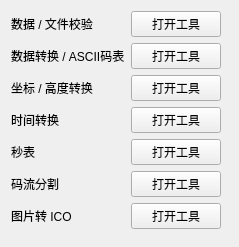
<?xml version='1.0' encoding='utf-8'?>
<ui version="4.0">
 <class>FormTools</class>
 <widget class="QWidget" name="FormTools">
  <layout class="QHBoxLayout" name="layout">
   <item>
    <layout class="QVBoxLayout" name="toolsList">
     <item>
      <layout class="QHBoxLayout" name="layout_checkTools">
       <item>
        <widget class="QLabel" name="label_checkTools">
         <property name="text">
          <string>数据 / 文件校验</string>
         </property>
        </widget>
       </item>
       <item>
        <widget class="QPushButton" name="button_checkTools">
         <property name="minimumSize">
          <size>
           <width>90</width>
           <height>0</height>
          </size>
         </property>
         <property name="maximumSize">
          <size>
           <width>90</width>
           <height>16777215</height>
          </size>
         </property>
         <property name="text">
          <string>打开工具</string>
         </property>
        </widget>
       </item>
      </layout>
     </item>
     <item>
      <layout class="QHBoxLayout" name="layout_convert">
       <item>
        <widget class="QLabel" name="label_convert">
         <property name="text">
          <string>数据转换 / ASCII码表</string>
         </property>
        </widget>
       </item>
       <item>
        <widget class="QPushButton" name="button_convert">
         <property name="minimumSize">
          <size>
           <width>90</width>
           <height>0</height>
          </size>
         </property>
         <property name="maximumSize">
          <size>
           <width>90</width>
           <height>16777215</height>
          </size>
         </property>
         <property name="text">
          <string>打开工具</string>
         </property>
        </widget>
       </item>
      </layout>
     </item>
     <item>
      <layout class="QHBoxLayout" name="layout_navigation">
       <item>
        <widget class="QLabel" name="label_navigation">
         <property name="text">
          <string>坐标 / 高度转换</string>
         </property>
        </widget>
       </item>
       <item>
        <widget class="QPushButton" name="button_navigation">
         <property name="minimumSize">
          <size>
           <width>90</width>
           <height>0</height>
          </size>
         </property>
         <property name="maximumSize">
          <size>
           <width>90</width>
           <height>16777215</height>
          </size>
         </property>
         <property name="text">
          <string>打开工具</string>
         </property>
        </widget>
       </item>
      </layout>
     </item>
     <item>
      <layout class="QHBoxLayout" name="layout_time">
       <item>
        <widget class="QLabel" name="label_time">
         <property name="text">
          <string>时间转换</string>
         </property>
        </widget>
       </item>
       <item>
        <widget class="QPushButton" name="button_time">
         <property name="minimumSize">
          <size>
           <width>90</width>
           <height>0</height>
          </size>
         </property>
         <property name="maximumSize">
          <size>
           <width>90</width>
           <height>16777215</height>
          </size>
         </property>
         <property name="text">
          <string>打开工具</string>
         </property>
        </widget>
       </item>
      </layout>
     </item>
     <item>
      <layout class="QHBoxLayout" name="layout_stopwatch">
       <item>
        <widget class="QLabel" name="label_stopwatch">
         <property name="text">
          <string>秒表</string>
         </property>
        </widget>
       </item>
       <item>
        <widget class="QPushButton" name="button_stopwatch">
         <property name="minimumSize">
          <size>
           <width>90</width>
           <height>0</height>
          </size>
         </property>
         <property name="maximumSize">
          <size>
           <width>90</width>
           <height>16777215</height>
          </size>
         </property>
         <property name="text">
          <string>打开工具</string>
         </property>
        </widget>
       </item>
      </layout>
     </item>
     <item>
      <layout class="QHBoxLayout" name="layout_split">
       <item>
        <widget class="QLabel" name="label_split">
         <property name="text">
          <string>码流分割</string>
         </property>
        </widget>
       </item>
       <item>
        <widget class="QPushButton" name="button_split">
         <property name="minimumSize">
          <size>
           <width>90</width>
           <height>0</height>
          </size>
         </property>
         <property name="maximumSize">
          <size>
           <width>90</width>
           <height>16777215</height>
          </size>
         </property>
         <property name="text">
          <string>打开工具</string>
         </property>
        </widget>
       </item>
      </layout>
     </item>
     <item>
      <layout class="QHBoxLayout" name="layout_picSelect">
       <item>
        <widget class="QLabel" name="label_picSelect">
         <property name="text">
          <string>图片转 ICO</string>
         </property>
        </widget>
       </item>
       <item>
        <widget class="QPushButton" name="button_picSelect">
         <property name="minimumSize">
          <size>
           <width>90</width>
           <height>0</height>
          </size>
         </property>
         <property name="maximumSize">
          <size>
           <width>90</width>
           <height>16777215</height>
          </size>
         </property>
         <property name="text">
          <string>打开工具</string>
         </property>
        </widget>
       </item>
      </layout>
     </item>
     <item>
      <spacer name="verticalSpacer">
       <property name="orientation">
        <enum>Qt::Vertical</enum>
       </property>
      </spacer>
     </item>
    </layout>
   </item>
   <item>
    <spacer name="horizontalSpacer">
     <property name="orientation">
      <enum>Qt::Horizontal</enum>
     </property>
    </spacer>
   </item>
  </layout>
 </widget>
 <resources />
 <connections />
</ui>
